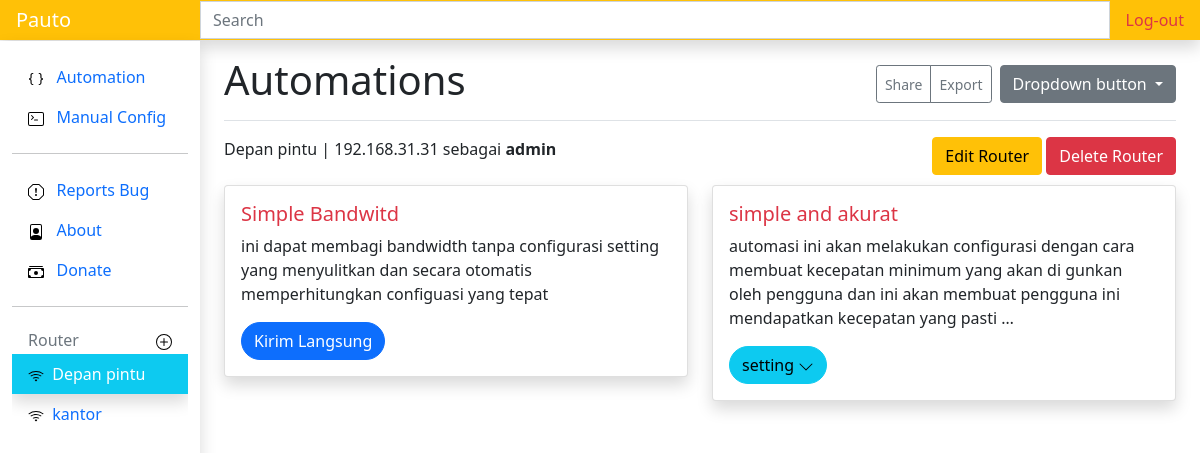
/1/router (signed in), run on the app's committed database.
### routerapp/models.py (models this page shows, shortened)
class Routerm(models.Model):
    nama = models.CharField(max_length=50)
    host = models.CharField(max_length=50)
    user = models.CharField(max_length=30)
    password = models.CharField(max_length=50, blank=True)
    kecepatan_internet = models.IntegerField(blank=True)
    pub_date = models.DateField(auto_now=True)

class Automation(models.Model):
    autokey = models.CharField(unique=True, max_length=50)
    nama = models.CharField(max_length=50)
    deskripsi = models.TextField()
    status = models.CharField(max_length=15, blank=True)

### routerapp/views.py (the view)
# urls.py: path('<int:id>/router',views.detailrouter, name='router'),
@login_required(login_url=settings.LOGIN_URL)
def detailrouter(request, id):
    auto1 = Automation.objects.filter(autokey="auto1")
    auto2 = Automation.objects.filter(autokey="auto2")
    routerside = Routerm.objects.all()
    idk = id
    router = Routerm.objects.filter(pk=id)
    auto2form=auto2Form
    context = {
        'auto1': auto1,
        'auto2': auto2,
        'router': router,
        'routerside': routerside,
        'idk': idk,
        'auto2form':auto2form
    }
    return render(request, 'detailrouter.html', context)

### routerapp/templates/detailrouter.html (shortened to what this page needs)
{% extends 'base.html' %}
{% load static %}
{% block judul %}
Automations
{% endblock judul %}
{% block content %}
    {% for router in router %}
    {{router.nama}} |
    {{router.host}} sebagai
    <div class="float-end">
      <a class="btn btn-warning mr-4" href="{% url 'uprouter' router.id %}">Edit Router</a>
      <button type="button" class="btn btn-danger" data-bs-toggle="modal" data-bs-target="#modaldelrouter">
        Delete Router
      </button>
    </div>
    <strong> {{router.user}}</strong>
    <div id="auto" class="row mt-4">
      {% include 'auto.html' %}
    </div>
      {% endfor %}
{% endblock content %}
{% block routerside %}
    {% include "routerside.html" %}
{% endblock routerside %}

### templates/routerside.html (shortened to what this page needs)
<div class="pb-lg-5 overflow-auto">
    {% load static %}
    {% for routerside in routerside %}
    <li class="nav-item">
        <a class="nav-link {% if routerside.id == idk %}shadow text-white bg-info{% endif %}" href="{% url 'router' routerside.id %}">
            <img src="{% static 'icons/wifi.svg' %}" alt="">&nbsp;
            {{routerside.nama}}
        </a>
    </li>
    {% endfor %}
</div>

### templates/auto.html (shortened to what this page needs)
  {% load static %}
 {% for auto1 in auto1 %}
       <div class="col-sm-6 ">
         <div class="card shadow">
           <div class="card-body">
             <h5 class="card-title text-danger">{{auto1.nama}}</h5>
             <p class="card-text">{{auto1.deskripsi|truncatechars:180}}</p>
             <a href="{% url 'conpcq1' router.id %}" class="btn btn-primary rounded-pill">Kirim Langsung</a>
            </div>
          </div>
        </div>
        {% endfor %}
        {% for auto2 in auto2 %}
        <div class="col-sm-6 ">
          <div class="card shadow">
            <div class="card-body">
              <h5 class="card-title text-danger">{{auto2.nama}}</h5>
              <p class="card-text">{{auto2.deskripsi|truncatechars:180}}</p>
              <button id="auto2" class="btn btn-info rounded-pill">setting <img src="{% static 'icons/autodown.svg' %}" alt=""></button>
            </div>
          </div>
        </div>
        {% endfor %}

### data on the page
Routerm: nama "Depan pintu", host "192.168.31.31", user "admin"
Routerm: nama "kantor"
Automation: nama "Simple Bandwitd", deskripsi "ini dapat membagi bandwidth tanpa configurasi setting yang menyulitkan dan secara otomatis memperhitungkan configuasi yang tepat"
Automation: nama "simple and akurat", deskripsi "automasi ini akan melakukan configurasi dengan cara membuat kecepatan minimum yang akan di gunkan oleh pengguna dan ini akan membuat pengguna ini mendapatkan kecepatan yang pasti …"
